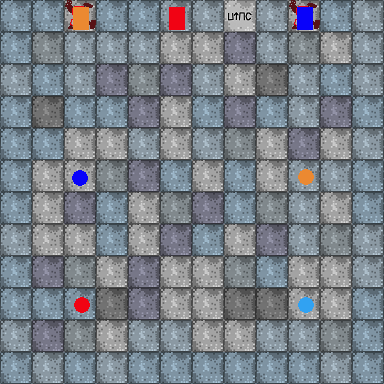

The image is a tile-based game level rendered from a .tmx file. Its description and complete source (layers, tilesets, objects, tile grids) follow:
An orthogonal 12x12 tile map with 32x32 px tiles, 4 tile layers (Floor, Wall1, Object1, P2 Only), 3 hidden layers not drawn.

<map version="1.0" orientation="orthogonal" renderorder="left-down" width="12" height="12" tilewidth="32" tileheight="32" nextobjectid="1">
 <properties>
  <property name="-PuzzleId" value="2" />
  <property name="PlayerStartingAngle" value="180" />
  <property name="PlayerStartingPosition" value="6,7" />
 </properties>
 <tileset firstgid="1" name="RoomEditorImage" tilewidth="32" tileheight="32">
  <image source="../RoomEditorImage.png" width="320" height="192" />
  <tile id="3">
   <properties>
    <property name="FloorButton" value="r" />
   </properties>
  </tile>
  <tile id="4">
   <properties>
    <property name="FloorButton" value="c" />
   </properties>
  </tile>
  <tile id="5">
   <properties>
    <property name="FloorButton" value="o" />
   </properties>
  </tile>
  <tile id="6">
   <properties>
    <property name="FloorButton" value="m" />
   </properties>
  </tile>
  <tile id="7">
   <properties>
    <property name="FloorButton" value="b" />
   </properties>
  </tile>
  <tile id="8">
   <properties>
    <property name="DoorColor" value="255,0,0" />
    <property name="DoorKeyword" value="r" />
   </properties>
  </tile>
  <tile id="9">
   <properties>
    <property name="DoorColor" value="0,0,255" />
    <property name="DoorKeyword" value="b" />
    <property name="DoorWin" value="false" />
   </properties>
  </tile>
  <tile id="10">
   <properties>
    <property name="DoorColor" value="200,135,0" />
    <property name="DoorKeyword" value="o" />
    <property name="DoorWin" value="false" />
   </properties>
  </tile>
  <tile id="11">
   <properties>
    <property name="DoorLocked" value="false" />
   </properties>
  </tile>
  <tile id="41">
   <properties>
    <property name="Collider" value="false" />
   </properties>
  </tile>
  <tile id="42">
   <properties>
    <property name="Collider" value="false" />
   </properties>
  </tile>
 </tileset>
 <layer name="Floor" width="12" height="12">
  <data encoding="csv">
0,0,45,0,0,31,0,0,0,45,0,0,
0,34,31,31,31,30,30,33,31,34,30,0,
0,32,31,33,34,33,31,30,35,31,32,0,
0,35,32,32,33,30,32,33,32,31,33,0,
0,32,30,30,31,30,31,34,30,33,30,0,
0,30,30,34,33,32,30,32,30,31,31,0,
0,30,33,32,30,34,33,32,34,31,30,0,
0,30,30,32,30,33,32,30,33,31,34,0,
0,33,34,30,33,30,30,34,32,30,30,0,
0,32,32,35,33,30,30,35,35,30,30,0,
0,33,34,30,31,31,30,30,31,31,34,0,
0,0,0,0,0,0,0,0,0,0,0,0
</data>
 </layer>
 <layer name="Wall1" width="12" height="12">
  <properties>
   <property name="Offset" value="1" />
  </properties>
  <data encoding="csv">
32,32,11,32,32,9,31,39,31,10,32,31,
32,0,0,0,0,0,0,0,0,0,0,31,
31,0,0,0,0,0,0,0,0,0,0,31,
32,0,0,0,0,0,0,0,0,0,0,32,
32,0,0,0,0,0,0,0,0,0,0,31,
32,0,0,0,0,0,0,0,0,0,0,32,
32,0,0,0,0,0,0,0,0,0,0,32,
31,0,0,0,0,0,0,0,0,0,0,31,
32,0,0,0,0,0,0,0,0,0,0,31,
32,0,0,0,0,0,0,0,0,0,0,32,
31,0,0,0,0,0,0,0,0,0,0,32,
32,31,32,31,32,32,32,32,32,32,31,32
</data>
 </layer>
 <layer name="Object1" width="12" height="12">
  <properties>
   <property name="Offset1" value="" />
  </properties>
  <data encoding="csv">
0,0,0,0,0,0,0,0,0,0,0,0,
0,0,0,0,0,0,0,0,0,0,0,0,
0,0,0,0,0,0,0,0,0,0,0,0,
0,0,0,0,0,0,0,0,0,0,0,0,
0,0,0,0,0,0,0,0,0,0,0,0,
0,0,8,0,0,0,0,0,0,6,0,0,
0,0,0,0,0,0,0,0,0,0,0,0,
0,0,0,0,0,0,0,0,0,0,0,0,
0,0,0,0,0,0,0,0,0,0,0,0,
0,0,4,0,0,0,0,0,0,5,0,0,
0,0,0,0,0,0,0,0,0,0,0,0,
0,0,0,0,0,0,0,0,0,0,0,0
</data>
 </layer>
 <layer name="P2 Only" width="12" height="12">
  <properties>
   <property name="Offset" value="5" />
   <property name="UnityLayer" value="P2 Only" />
  </properties>
  <data encoding="csv">
0,0,0,0,0,0,0,0,0,0,0,0,
0,0,0,0,0,0,0,0,0,0,0,0,
0,0,0,0,0,0,0,0,0,0,0,0,
0,0,0,0,0,0,0,0,0,0,0,0,
0,0,0,0,0,0,0,0,0,0,0,0,
0,0,0,0,0,0,0,0,0,0,0,0,
0,0,0,0,0,0,0,0,0,0,0,0,
0,0,0,0,0,0,0,0,0,0,0,0,
0,0,0,0,0,0,0,0,0,0,0,0,
0,0,0,0,0,0,0,0,0,0,0,0,
0,0,0,0,0,0,0,0,0,0,0,0,
0,0,0,0,0,0,0,0,0,0,0,0
</data>
 </layer>
 <layer name="Wall2" width="12" height="12" visible="0">
  <properties>
   <property name="Offset" value="2" />
  </properties>
  <data encoding="csv">
32,33,32,35,32,30,33,32,31,33,30,31,
30,0,0,0,0,0,0,0,0,0,0,30,
30,0,0,0,0,0,0,0,0,0,0,32,
32,0,0,0,0,0,0,0,0,0,0,31,
31,0,0,0,0,0,0,0,0,0,0,32,
33,0,0,0,0,0,0,0,0,0,0,31,
30,0,0,0,0,0,0,0,0,0,0,34,
32,0,0,0,0,0,0,0,0,0,0,33,
30,0,0,0,0,0,0,0,0,0,0,31,
31,0,0,0,0,0,0,0,0,0,0,35,
32,0,0,0,0,0,0,0,0,0,0,34,
30,35,34,30,31,30,30,34,31,34,30,32
</data>
 </layer>
 <layer name="Wall3" width="12" height="12" visible="0">
  <properties>
   <property name="Offset" value="3" />
  </properties>
  <data encoding="csv">
33,34,30,32,35,34,31,30,30,33,35,30,
30,0,0,0,0,0,0,0,0,0,0,31,
32,0,0,0,0,0,0,0,0,0,0,35,
33,0,0,0,0,0,0,0,0,0,0,30,
30,0,0,0,0,0,0,0,0,0,0,34,
35,0,0,0,0,0,0,0,0,0,0,30,
34,0,0,0,0,0,0,0,0,0,0,30,
31,0,0,0,0,0,0,0,0,0,0,33,
35,0,0,0,0,0,0,0,0,0,0,30,
32,0,0,0,0,0,0,0,0,0,0,32,
30,0,0,0,0,0,0,0,0,0,0,30,
31,34,30,33,32,30,30,34,32,31,34,30
</data>
 </layer>
 <layer name="Ceilling" width="12" height="12" visible="0">
  <properties>
   <property name="Offset" value="4" />
   <property name="UnityLayer" value="P1 Only" />
  </properties>
  <data encoding="csv">
34,32,33,34,31,31,31,33,33,32,33,34,
31,32,33,32,35,35,33,31,34,32,32,31,
34,34,35,35,31,31,32,32,31,33,33,34,
31,33,31,32,32,33,33,34,32,31,33,34,
31,33,31,31,32,33,33,33,31,33,31,33,
31,33,34,33,33,32,31,31,31,32,34,33,
31,33,33,32,32,32,31,34,32,32,31,31,
34,32,33,34,32,32,32,31,33,34,31,32,
34,31,34,33,32,34,33,32,31,34,34,33,
32,34,34,31,31,31,31,33,33,33,32,33,
33,31,33,31,31,35,32,33,34,34,34,33,
35,31,31,33,34,34,33,32,34,31,31,33
</data>
 </layer>
</map>
